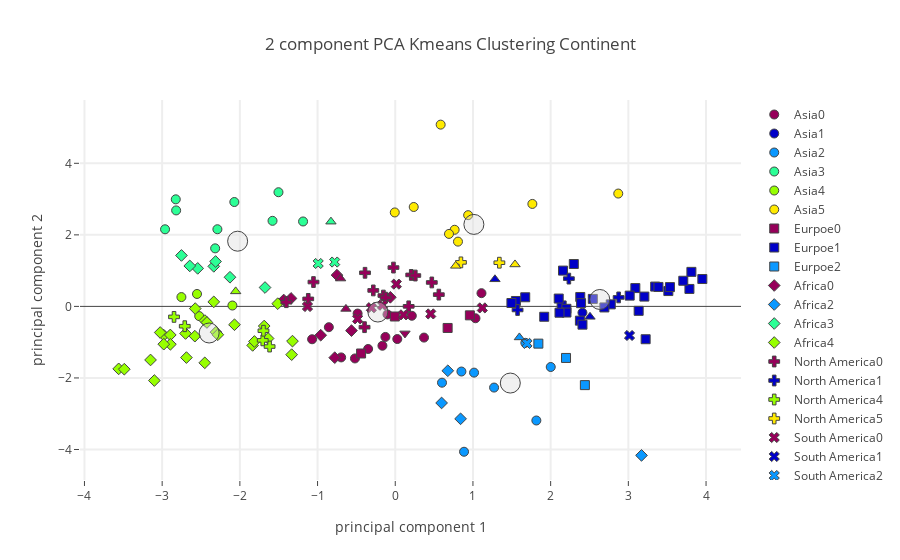

The notebook cell saved with this chart:
### Code cell
# Calling plotly function 

plot_plotly(protein_group_df,"Continent",continent_centers,6,"Protein Foods",'')

### Figure 1 — Plotly figure (JSON) as saved in the notebook; plotly's stock layout.template omitted (floating-point values rounded to 4 significant figures)
{"data": [{"marker": {"color": "rgb(150,0,90)", "line": {"width": 1}, "size": 9, "symbol": 0}, "mode": "markers", "name": "Asia0", "text": ["Afghanistan", "Cyprus", "Georgia", "Iran (Islamic Republic of)", "Iraq", "Jordan", "Kuwait", "Lebanon", "Oman", "Pakistan", "Saudi Arabia", "Tajikistan", "United Arab Emirates", "Yemen"], "type": "scatter", "uid": "04a1a091-a28c-4c42-a7b9-1022d0fc4c46", "x": [-0.5187, 1.11, 0.3701, -0.1651, -0.4844, 0.0263, 1.033, -0.1268, 0.2132, -0.3491, -0.1002, -0.6961, -0.8549, -1.07], "y": [-1.455, 0.3705, -0.8717, -1.099, -0.1994, -0.9124, -0.3314, -0.8537, -0.2613, -1.19, -0.2242, -1.426, -0.5811, -0.9182]}, {"marker": {"color": "rgb(0,0,200)", "line": {"width": 1}, "size": 9, "symbol": 0}, "mode": "markers", "name": "Asia1", "text": ["Israel"], "type": "scatter", "uid": "1879444f-7e6b-4164-82af-fbcf27b71807", "x": [2.409], "y": [-0.1767]}, {"marker": {"color": "rgb(10,152,255)", "line": {"width": 1}, "size": 9, "symbol": 0}, "mode": "markers", "name": "Asia2", "text": ["Armenia", "Azerbaijan", "Kazakhstan", "Kyrgyzstan", "Mongolia", "Turkey", "Turkmenistan", "Uzbekistan"], "type": "scatter", "uid": "a363227f-b184-48cb-9a07-61b25659fa17", "x": [1.674, 1.272, 2.001, 0.6016, 0.8852, 0.8515, 1.816, 1.014], "y": [-1.018, -2.269, -1.694, -2.133, -4.063, -1.821, -3.189, -1.852]}, {"marker": {"color": "rgb(44,255,150)", "line": {"width": 1}, "size": 9, "symbol": 0}, "mode": "markers", "name": "Asia3", "text": ["Bangladesh", "Cambodia", "Indonesia", "Lao People's Democratic Republic", "Myanmar", "Philippines", "Sri Lanka", "Thailand", "Viet Nam"], "type": "scatter", "uid": "02e1b3bd-5242-4484-9db6-7a0b61bdbd9a", "x": [-2.963, -2.825, -2.289, -2.82, -2.071, -1.58, -2.318, -1.186, -1.503], "y": [2.156, 2.993, 2.157, 2.683, 2.918, 2.392, 1.623, 2.374, 3.192]}, {"marker": {"color": "rgb(151,255,0)", "line": {"width": 1}, "size": 9, "symbol": 0}, "mode": "markers", "name": "Asia4", "text": ["Democratic People's Republic of Korea", "India", "Nepal", "Timor-Leste"], "type": "scatter", "uid": "955dbac3-b0fb-49d4-a254-7d4beb02e9c1", "x": [-2.551, -2.096, -2.523, -2.752], "y": [0.3475, 0.02439, -0.2714, 0.2607]}, {"marker": {"color": "rgb(255,234,0)", "line": {"width": 1}, "size": 9, "symbol": 0}, "mode": "markers", "name": "Asia5", "text": ["Brunei Darussalam", "China, Hong Kong SAR", "China, Macao SAR", "China, mainland", "China, Taiwan Province of", "Japan", "Malaysia", "Maldives", "Republic of Korea"], "type": "scatter", "uid": "95c3ed80-7070-41ba-bf35-7016ee37bf57", "x": [0.7641, 2.87, 1.765, 0.8072, 0.6916, 0.9381, -0.006129, 0.5844, 0.2378], "y": [2.142, 3.155, 2.865, 1.811, 2.027, 2.551, 2.627, 5.082, 2.779]}, {"marker": {"color": "rgb(150,0,90)", "line": {"width": 1}, "size": 9, "symbol": 1}, "mode": "markers", "name": "Eurpoe0", "text": ["Bosnia and Herzegovina", "Bulgaria", "Republic of Moldova", "Serbia"], "type": "scatter", "uid": "8c47e71c-799a-4c50-9344-5d93e9fca463", "x": [-0.4398, 0.9604, -0.005578, 0.6741], "y": [-1.316, -0.2496, -0.2823, -0.6027]}, {"marker": {"color": "rgb(0,0,200)", "line": {"width": 1}, "size": 9, "symbol": 1}, "mode": "markers", "name": "Eurpoe1", "text": ["Austria", "Belarus", "Belgium", "Croatia", "Czechia", "Denmark", "Estonia", "Finland", "France", "Germany", "Hungary", "Iceland", "Ireland", "Italy", "Latvia", "Lithuania", "Luxembourg", "Malta", "Montenegro", "Netherlands", "Norway", "Poland", "Portugal", "Russian Federation", "Slovakia", "Slovenia", "Spain", "Sweden", "Switzerland", "Ukraine", "United Kingdom"], "type": "scatter", "uid": "3122c2bb-45cb-4301-99a0-3a187853668b", "x": [3.345, 3.952, 2.141, 1.553, 2.381, 3.387, 3.223, 3.786, 2.774, 3.09, 1.673, 3.017, 2.377, 2.392, 3.133, 3.812, 3.206, 2.104, 2.41, 3.515, 2.543, 3.707, 2.159, 2.692, 1.495, 1.917, 2.298, 3.536, 2.203, 2.203, 2.114], "y": [0.554, 0.7652, 0.027, 0.1516, 0.2632, 0.5441, -0.9178, 0.4882, 0.05658, 0.5125, 0.2556, 0.3014, -0.3982, 0.09001, -0.1242, 0.9653, 0.2745, 0.2191, -0.5105, 0.4291, 0.2094, 0.7168, 1.001, -0.02923, 0.09486, -0.2896, 1.185, 0.5399, -0.0672, -0.1715, -0.1765]}, {"marker": {"color": "rgb(10,152,255)", "line": {"width": 1}, "size": 9, "symbol": 1}, "mode": "markers", "name": "Eurpoe2", "text": ["Albania", "Greece", "Romania"], "type": "scatter", "uid": "13e7e702-e723-4a37-a65b-2ba1579111dd", "x": [2.441, 2.198, 1.842], "y": [-2.2, -1.441, -1.041]}, {"marker": {"color": "rgb(44,255,150)", "line": {"width": 1}, "size": 9, "symbol": 1}, "mode": "markers", "name": "Eurpoe3", "text": [], "type": "scatter", "uid": "c870a141-afea-48b5-859e-62475457714f", "x": [], "y": []}, {"marker": {"color": "rgb(151,255,0)", "line": {"width": 1}, "size": 9, "symbol": 1}, "mode": "markers", "name": "Eurpoe4", "text": [], "type": "scatter", "uid": "691ae692-12ea-49f0-8649-2e1d8d084baf", "x": [], "y": []}, {"marker": {"color": "rgb(255,234,0)", "line": {"width": 1}, "size": 9, "symbol": 1}, "mode": "markers", "name": "Eurpoe5", "text": [], "type": "scatter", "uid": "46c590c8-7e3e-444d-93bc-120b1dc30d3d", "x": [], "y": []}, {"marker": {"color": "rgb(150,0,90)", "line": {"width": 1}, "size": 9, "symbol": 2}, "mode": "markers", "name": "Africa0", "text": ["Congo (note no data in Food suppley tables for DRC)", "Egypt", "Gabon", "Mauritania", "Mauritius", "Sao Tome and Principe", "South Africa"], "type": "scatter", "uid": "3ef319ac-5f13-4062-8f29-e7c44873ab72", "x": [-1.436, -0.9592, -0.7501, -0.779, -0.06329, -1.341, -0.5635], "y": [0.1791, -0.8056, 0.8739, -1.433, 0.2543, 0.2232, -0.6771]}, {"marker": {"color": "rgb(0,0,200)", "line": {"width": 1}, "size": 9, "symbol": 2}, "mode": "markers", "name": "Africa1", "text": [], "type": "scatter", "uid": "59fac63a-43a8-4031-a680-13932c30d5ef", "x": [], "y": []}, {"marker": {"color": "rgb(10,152,255)", "line": {"width": 1}, "size": 9, "symbol": 2}, "mode": "markers", "name": "Africa2", "text": ["Algeria", "Morocco", "Sudan", "Tunisia"], "type": "scatter", "uid": "aab82dd6-c614-48ec-84e9-33da9cb00c69", "x": [0.5966, 0.8407, 3.17, 0.6763], "y": [-2.699, -3.143, -4.165, -1.799]}, {"marker": {"color": "rgb(44,255,150)", "line": {"width": 1}, "size": 9, "symbol": 2}, "mode": "markers", "name": "Africa3", "text": ["Gambia", "Guinea", "Guinea-Bissau", "Liberia", "Madagascar", "Senegal", "Sierra Leone"], "type": "scatter", "uid": "37938af6-580a-427a-98ae-c352dc2fad90", "x": [-1.676, -2.543, -2.336, -2.313, -2.645, -2.127, -2.752], "y": [0.5279, 1.063, 1.119, 1.255, 1.132, 0.8148, 1.424]}, {"marker": {"color": "rgb(151,255,0)", "line": {"width": 1}, "size": 9, "symbol": 2}, "mode": "markers", "name": "Africa4", "text": ["Angola", "Benin", "Botswana", "Burkina Faso", "Cabo Verde", "Cameroon", "Central African Republic", "Chad", "CÃƒÂ´te d'Ivoire", "Djibouti", "Ethiopia", "Ghana", "Kenya", "Lesotho", "Malawi", "Mali", "Mozambique", "Namibia", "Niger", "Nigeria", "Rwanda", "Eswatini", "Togo", "Uganda", "United Republic of Tanzania", "Zambia", "Zimbabwe"], "type": "scatter", "uid": "4997262a-4752-4295-8b64-0536236cb36c", "x": [-1.687, -2.574, -1.323, -2.699, -1.512, -2.979, -1.835, -2.069, -2.336, -1.333, -2.688, -2.45, -2.452, -3.101, -3.56, -2.307, -2.895, -1.637, -3.15, -2.424, -3.487, -1.813, -3.025, -2.894, -2.979, -2.579, -2.284], "y": [-0.5484, -0.06102, -0.9707, -0.7571, 0.0766, -0.8051, -1.09, -0.5123, 0.1268, -1.349, -1.43, -0.3964, -1.577, -2.072, -1.746, -0.72, -0.7983, -0.8966, -1.497, -0.4495, -1.755, -0.9804, -0.7302, -1.059, -1.056, -0.8321, -0.7922]}, {"marker": {"color": "rgb(255,234,0)", "line": {"width": 1}, "size": 9, "symbol": 2}, "mode": "markers", "name": "Africa5", "text": [], "type": "scatter", "uid": "44c786d9-59f5-4a0a-bf13-12f54e6ada4d", "x": [], "y": []}, {"marker": {"color": "rgb(150,0,90)", "line": {"width": 1}, "size": 9, "symbol": 3}, "mode": "markers", "name": "North America0", "text": ["Barbados", "Belize", "Costa Rica", "Cuba", "Dominica", "Dominican Republic", "Grenada", "Jamaica", "Mexico", "Panama", "Saint Kitts and Nevis", "Saint Lucia", "Saint Vincent and the Grenadines", "Trinidad and Tobago"], "type": "scatter", "uid": "d77de7f7-6909-494b-a005-c7d674c14fb5", "x": [0.5605, -1.12, -0.1526, -1.402, 0.1727, -1.052, 0.2056, -0.2827, -0.3953, -0.3891, -0.02307, 0.4704, 0.258, -0.1237], "y": [0.3292, 0.2099, 0.3033, 0.118, 0.002044, 0.6811, 0.8799, 0.4469, -0.5807, 0.9398, 1.085, 0.6694, 0.8627, 0.245]}, {"marker": {"color": "rgb(0,0,200)", "line": {"width": 1}, "size": 9, "symbol": 3}, "mode": "markers", "name": "North America1", "text": ["Bermuda", "Canada", "United States of America"], "type": "scatter", "uid": "55a4bef5-b47f-4197-8a2b-53e77b3c6dda", "x": [2.234, 1.574, 2.875], "y": [0.7769, -0.1001, 0.2513]}, {"marker": {"color": "rgb(10,152,255)", "line": {"width": 1}, "size": 9, "symbol": 3}, "mode": "markers", "name": "North America2", "text": [], "type": "scatter", "uid": "145f439d-cdc9-4d63-a7ca-2ede75a8e49f", "x": [], "y": []}, {"marker": {"color": "rgb(44,255,150)", "line": {"width": 1}, "size": 9, "symbol": 3}, "mode": "markers", "name": "North America3", "text": [], "type": "scatter", "uid": "e73cd3c1-6c29-4873-8053-3bd974d2dfc3", "x": [], "y": []}, {"marker": {"color": "rgb(151,255,0)", "line": {"width": 1}, "size": 9, "symbol": 3}, "mode": "markers", "name": "North America4", "text": ["El Salvador", "Guatemala", "Haiti", "Honduras", "Nicaragua"], "type": "scatter", "uid": "d9bfc68f-16ac-480d-b33f-8a7751712de3", "x": [-1.617, -1.706, -2.847, -1.696, -2.709], "y": [-1.122, -0.949, -0.2932, -0.6803, -0.5538]}, {"marker": {"color": "rgb(255,234,0)", "line": {"width": 1}, "size": 9, "symbol": 3}, "mode": "markers", "name": "North America5", "text": ["Antigua and Barbuda", "Bahamas"], "type": "scatter", "uid": "27d08eaa-079f-443c-8e79-ed6e8240ce75", "x": [0.8453, 1.34], "y": [1.231, 1.221]}, {"marker": {"color": "rgb(150,0,90)", "line": {"width": 1}, "size": 9, "symbol": 4}, "mode": "markers", "name": "South America0", "text": ["Bolivia (Plurinational State of)", "Brazil", "Chile", "Colombia", "Ecuador", "Paraguay", "Peru", "Venezuela (Bolivarian Republic of)"], "type": "scatter", "uid": "278a8cd3-e013-446c-bed0-5f03d53f7965", "x": [-0.4843, 0.4567, 1.12, -0.3074, 0.01381, 0.1062, -1.13, -0.165], "y": [-0.3477, -0.2102, -0.04205, -0.03675, 0.6222, -0.2359, -0.003202, 0.03305]}, {"marker": {"color": "rgb(0,0,200)", "line": {"width": 1}, "size": 9, "symbol": 4}, "mode": "markers", "name": "South America1", "text": ["Argentina"], "type": "scatter", "uid": "c2fe365c-cd7f-4cd3-9680-bb3248c2d63b", "x": [3.015], "y": [-0.8129]}, {"marker": {"color": "rgb(10,152,255)", "line": {"width": 1}, "size": 9, "symbol": 4}, "mode": "markers", "name": "South America2", "text": ["Uruguay"], "type": "scatter", "uid": "96475593-e680-4bdf-84d0-1c2ca9a29adc", "x": [1.695], "y": [-1.035]}, {"marker": {"color": "rgb(44,255,150)", "line": {"width": 1}, "size": 9, "symbol": 4}, "mode": "markers", "name": "South America3", "text": ["Guyana", "Suriname"], "type": "scatter", "uid": "6b96f9e3-f407-4137-ab19-ef16dc807f18", "x": [-0.992, -0.7798], "y": [1.2, 1.24]}, {"marker": {"color": "rgb(151,255,0)", "line": {"width": 1}, "size": 9, "symbol": 4}, "mode": "markers", "name": "South America4", "text": [], "type": "scatter", "uid": "9550a7fe-b191-4ec0-a370-37319082c98d", "x": [], "y": []}, {"marker": {"color": "rgb(255,234,0)", "line": {"width": 1}, "size": 9, "symbol": 4}, "mode": "markers", "name": "South America5", "text": [], "type": "scatter", "uid": "47761f62-0de0-4ee5-bd33-0079ce546b33", "x": [], "y": []}, {"marker": {"color": "rgb(150,0,90)", "line": {"width": 1}, "size": 9, "symbol": 5}, "mode": "markers", "name": "Australia0", "text": ["Fiji", "Vanuatu"], "type": "scatter", "uid": "e9f5afa6-5ba6-4550-8d6d-d52da3a325ba", "x": [-0.6347, -0.7034], "y": [-0.07026, 0.7783]}, {"marker": {"color": "rgb(0,0,200)", "line": {"width": 1}, "size": 9, "symbol": 5}, "mode": "markers", "name": "Australia1", "text": ["Australia", "New Caledonia"], "type": "scatter", "uid": "fe19bada-f4c9-486f-8984-7a559035a63b", "x": [2.506, 1.283], "y": [-0.2917, 0.7575]}, {"marker": {"color": "rgb(10,152,255)", "line": {"width": 1}, "size": 9, "symbol": 5}, "mode": "markers", "name": "Australia2", "text": ["New Zealand"], "type": "scatter", "uid": "4a9d47b6-4d66-4598-84e7-725c6fa139fc", "x": [1.598], "y": [-0.8674]}, {"marker": {"color": "rgb(44,255,150)", "line": {"width": 1}, "size": 9, "symbol": 5}, "mode": "markers", "name": "Australia3", "text": ["Kiribati"], "type": "scatter", "uid": "ce6943a3-b434-42db-add5-756c0577a411", "x": [-0.8278], "y": [2.369]}, {"marker": {"color": "rgb(151,255,0)", "line": {"width": 1}, "size": 9, "symbol": 5}, "mode": "markers", "name": "Australia4", "text": ["Solomon Islands"], "type": "scatter", "uid": "da07950d-3e0c-419a-a373-fff624e696e6", "x": [-2.054], "y": [0.4198]}, {"marker": {"color": "rgb(255,234,0)", "line": {"width": 1}, "size": 9, "symbol": 5}, "mode": "markers", "name": "Australia5", "text": ["French Polynesia", "Samoa"], "type": "scatter", "uid": "0290c1e8-6876-4f1c-98c1-494d4e98a22a", "x": [1.541, 0.778], "y": [1.173, 1.134]}, {"marker": {"color": "rgb(150,0,90)", "line": {"width": 1}, "size": 9, "symbol": 6}, "mode": "markers", "name": "Europe0", "text": ["North Macedonia"], "type": "scatter", "uid": "dcfee6bf-5bc7-4b95-95ed-ab7486d15e8e", "x": [0.1249], "y": [-0.7541]}, {"marker": {"color": "rgb(0,0,200)", "line": {"width": 1}, "size": 9, "symbol": 6}, "mode": "markers", "name": "Europe1", "text": [], "type": "scatter", "uid": "ca5b08c1-4442-443b-b173-0cfc65192857", "x": [], "y": []}, {"marker": {"color": "rgb(10,152,255)", "line": {"width": 1}, "size": 9, "symbol": 6}, "mode": "markers", "name": "Europe2", "text": [], "type": "scatter", "uid": "b527c3ec-6a8c-49c3-a750-2db5c4b155e7", "x": [], "y": []}, {"marker": {"color": "rgb(44,255,150)", "line": {"width": 1}, "size": 9, "symbol": 6}, "mode": "markers", "name": "Europe3", "text": [], "type": "scatter", "uid": "2c5561d9-8fac-465f-a1e2-d82beb7affc2", "x": [], "y": []}, {"marker": {"color": "rgb(151,255,0)", "line": {"width": 1}, "size": 9, "symbol": 6}, "mode": "markers", "name": "Europe4", "text": [], "type": "scatter", "uid": "db3e03d2-929e-444d-8d48-261232fe6870", "x": [], "y": []}, {"marker": {"color": "rgb(255,234,0)", "line": {"width": 1}, "size": 9, "symbol": 6}, "mode": "markers", "name": "Europe5", "text": [], "type": "scatter", "uid": "95940a27-34ec-4272-b1b9-d04d8a530f79", "x": [], "y": []}, {"marker": {"color": "rgba(220, 220, 220, .4)", "line": {"width": 1}, "size": 20}, "mode": "markers", "name": "Center", "type": "scatter", "uid": "fa9c9352-d156-4f10-9c2a-07c1f55262e5", "x": [-0.2239, 2.632, 1.481, -2.029, -2.395, 1.012], "y": [-0.1573, 0.1938, -2.143, 1.823, -0.7432, 2.292]}], "layout": {"hovermode": "closest", "showlegend": true, "title": {"text": "2 component PCA Kmeans Clustering Continent"}, "xaxis": {"gridwidth": 2, "ticklen": 5, "title": {"text": "principal component 1"}, "zeroline": false}, "yaxis": {"gridwidth": 2, "ticklen": 5, "title": {"text": "principal component 2"}}}}
